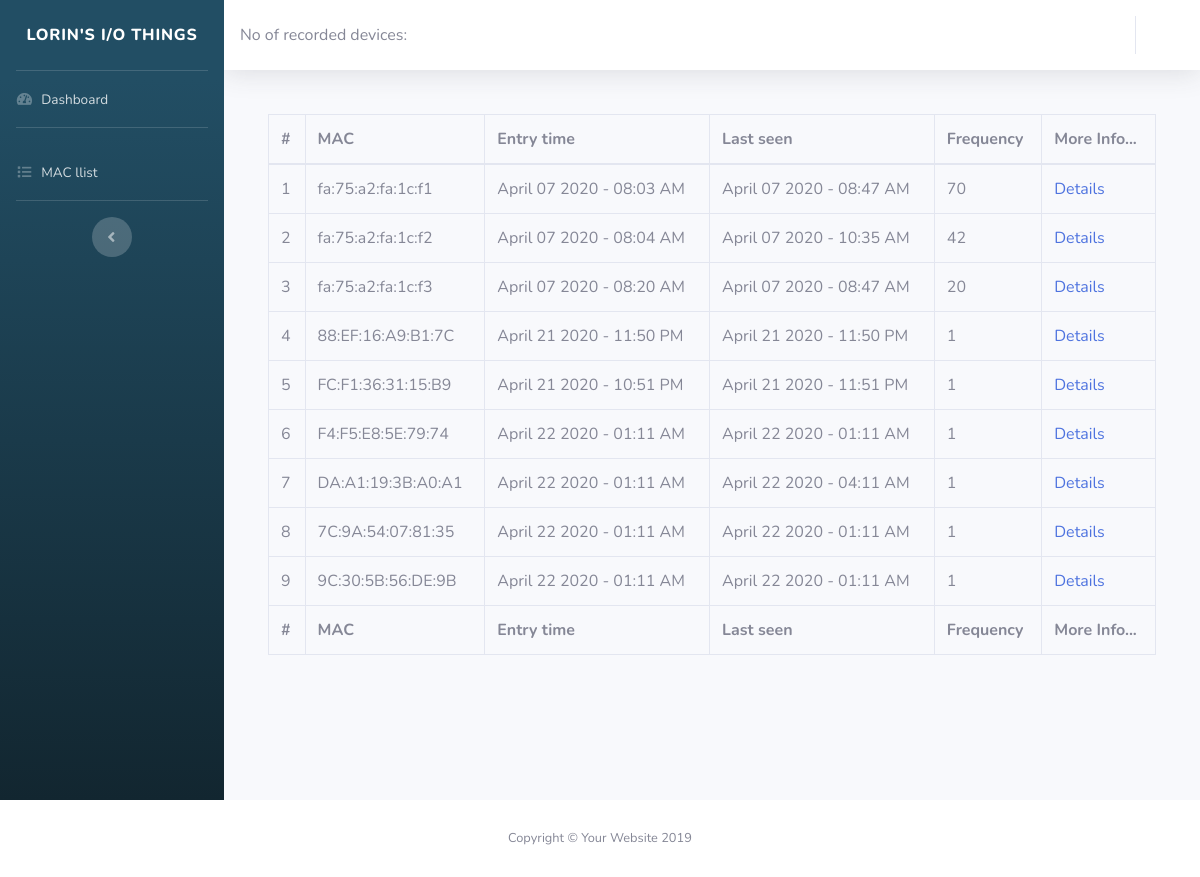
Before: /macs with the older database file.
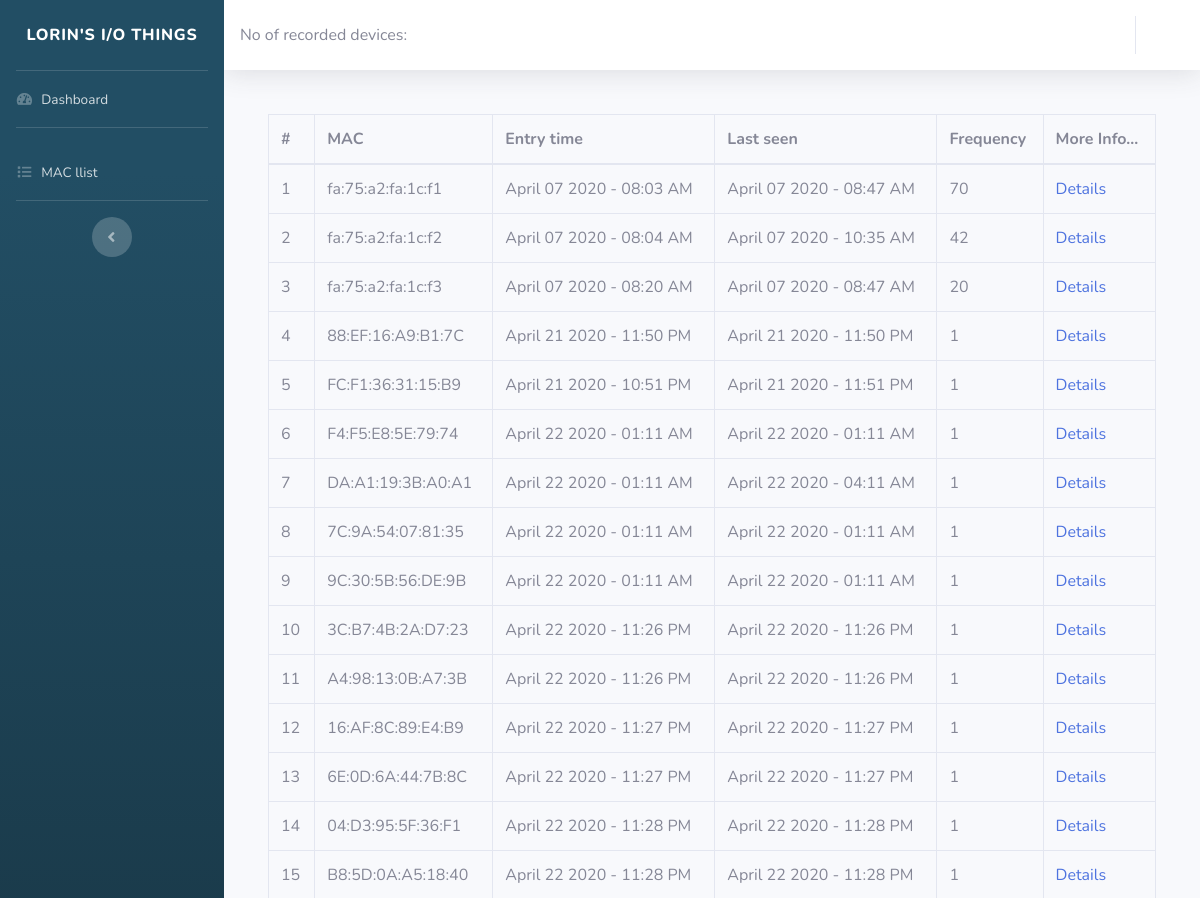
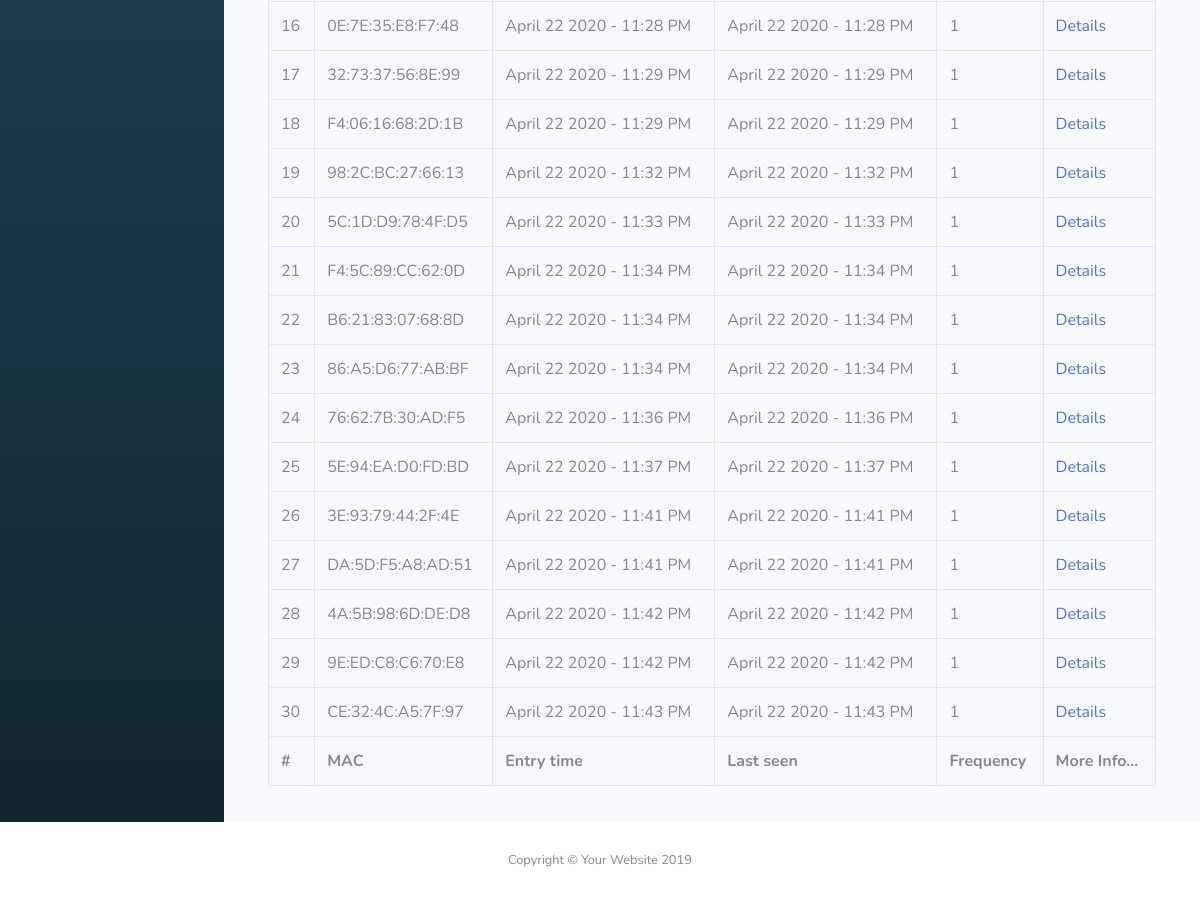
After: the same page with the newer database file (2 pictures, top to bottom).
### tables this page shows
CREATE TABLE mac_log (
            id INTEGER PRIMARY KEY AUTOINCREMENT,
            mac TEXT,
            enter_datetime DATETIME,
            last_seen DATETIME,
            hz INTEGER DEFAULT 0
        );

### app/routes.py (the view)
@app.route('/macs', methods=['GET'])
def macs():
    mac_log = db.engine.execute('SELECT * FROM mac_log')
    return render_template('macs.html', mac_log=mac_log)

### app/routes.py (called while the page is built)
@app.template_filter('formatdatetime')
def format_datetime(value, format="%Y-%m-%d %H:%M:%S.%f"):
    if value is None:
        return ""
    dt = datetime.strptime(value, format)
    return dt.strftime('%B %d %Y - %I:%M %p')

### app/templates/macs.html (shortened to what this page needs)
{% extends 'base.html' %}
{% block content %}
<div id="content">
    {% include 'partials/_topbar.html' %}
    <div class="container-fluid">
      <div class="card-body">
        <div class="table-responsive">
          <table class="table table-bordered" data-page-length='25' id="dataTable" width="100%" cellspacing="0">
            <thead>
                <tr>
                    <th>#</th>
                    <th>MAC</th>
                    <th>Entry time</th>
                    <th>Last seen</th>
                    <th>Frequency</th>
                    <th>More Info...</th>
                </tr>
            </thead>
            <tfoot>
                <tr>
                    <th>#</th>
                    <th>MAC</th>
                    <th>Entry time</th>
                    <th>Last seen</th>
                    <th>Frequency</th>
                    <th>More Info...</th>
                </tr>
            </tfoot>
            <tbody>
                {% for mac in mac_log %}
                <tr>
                  <td>{{mac.id}}</td>
                  <td>{{mac.mac}}</td>
                  <td>{{mac.enter_datetime | formatdatetime}}</td>
                  <td>{{mac.last_seen | formatdatetime}}</td>
                  <td>{{mac.hz }}</td>
                  <td>
                      <a href="{{ url_for('details', mac=mac.mac) }}">Details</a>
                    </td>
                </tr>
              {% endfor %}
            </tbody>
          </table>
        </div>
      </div>
    </div>
  </div>
    </div>
</div>
{% endblock %}

### app/templates/base.html (shortened to what this page needs)
<!DOCTYPE html>
<html lang="en">
<head><meta http-equiv="Content-Type" content="text/html; charset=utf-8">
  <link href="{{ url_for('static', filename='vendor/fontawesome-free/css/all.min.css') }}" rel="stylesheet" type="text/css">
  <link href="{{ url_for('static', filename='sb-admin-2.min.css') }}" rel="stylesheet">
  <link href="{{ url_for('static', filename='vendor/datatables/dataTables.bootstrap4.min.css') }}" rel="stylesheet">
  <link rel="stylesheet" href="{{ url_for('static', filename='Chart.css') }}" />
</head>
<body id="page-top">
  <div id="wrapper">
    {% include 'partials/_sidebar.html' %}
    <div id="content-wrapper" class="d-flex flex-column">
     {% block content %} {% endblock %}
      <footer class="sticky-footer bg-white">
        <div class="container my-auto">
          <div class="copyright text-center my-auto">
            <span>Copyright &copy; Your Website 2019</span>
          </div>
        </div>
      </footer>
</body>
</html>

### app/templates/partials/_sidebar.html
    <ul class="navbar-nav bg-gradient-primary sidebar sidebar-dark accordion" id="accordionSidebar" style='background-color: #224E64;'>
       <a class="sidebar-brand d-flex align-items-center justify-content-center" href="{{ url_for('index') }}">
         <div class="sidebar-brand-text">Lorin's I/O things</div>
       </a>
       <hr class="sidebar-divider my-0">
       <li class="nav-item">
         <a class="nav-link" href="{{ url_for('index') }}">
           <i class="fas fa-fw fa-tachometer-alt"></i>
           <span>Dashboard</span></a>
       </li>
       <hr class="sidebar-divider">
       <li class="nav-item">
         <a class="nav-link" href="{{ url_for('macs') }}">
           <i class="fas fa-fw fa-list"></i>
           <span>MAC llist</span></a>
       </li>
       <hr class="sidebar-divider d-none d-md-block">
       <div class="text-center d-none d-md-inline">
         <button class="rounded-circle border-0" id="sidebarToggle"></button>
       </div>
     </ul>

### app/templates/partials/_topbar.html (shortened to what this page needs)
<nav class="navbar navbar-expand navbar-light bg-white topbar mb-4 static-top shadow">
    No of recorded devices: {{device}}
    <ul class="navbar-nav ml-auto">
      <li class="nav-item dropdown no-arrow">
        <a class="nav-link dropdown-toggle" href="#" id="userDropdown" role="button" data-toggle="dropdown" aria-haspopup="true" aria-expanded="false">
        </a>
      </li>
    </ul>
  </nav>

### app/templates/base.html (style rules this page uses)
.bg-gradient-primary { background-color: #224E64; background-image: linear-gradient(180deg,#224E64 10%,rgb(18, 38, 48) 100%); background-size: cover; }

Changed rows visible on the page:
added mac_log: id "10", mac "3C:B7:4B:2A:D7:23", enter_datetime "April 22 2020 - 11:26 PM", last_seen "April 22 2020 - 11:26 PM", hz "1"
added mac_log: id "11", mac "A4:98:13:0B:A7:3B", enter_datetime "April 22 2020 - 11:26 PM", last_seen "April 22 2020 - 11:26 PM", hz "1"
added mac_log: id "12", mac "16:AF:8C:89:E4:B9", enter_datetime "April 22 2020 - 11:27 PM", last_seen "April 22 2020 - 11:27 PM", hz "1"
added mac_log: id "13", mac "6E:0D:6A:44:7B:8C", enter_datetime "April 22 2020 - 11:27 PM", last_seen "April 22 2020 - 11:27 PM", hz "1"
added mac_log: id "14", mac "04:D3:95:5F:36:F1", enter_datetime "April 22 2020 - 11:28 PM", last_seen "April 22 2020 - 11:28 PM", hz "1"
added mac_log: id "15", mac "B8:5D:0A:A5:18:40", enter_datetime "April 22 2020 - 11:28 PM", last_seen "April 22 2020 - 11:28 PM", hz "1"
added mac_log: id "16", mac "0E:7E:35:E8:F7:48", enter_datetime "April 22 2020 - 11:28 PM", last_seen "April 22 2020 - 11:28 PM", hz "1"
added mac_log: id "17", mac "32:73:37:56:8E:99", enter_datetime "April 22 2020 - 11:29 PM", last_seen "April 22 2020 - 11:29 PM", hz "1"
added mac_log: id "18", mac "F4:06:16:68:2D:1B", enter_datetime "April 22 2020 - 11:29 PM", last_seen "April 22 2020 - 11:29 PM", hz "1"
added mac_log: id "19", mac "98:2C:BC:27:66:13", enter_datetime "April 22 2020 - 11:32 PM", last_seen "April 22 2020 - 11:32 PM", hz "1"
added mac_log: id "20", mac "5C:1D:D9:78:4F:D5", enter_datetime "April 22 2020 - 11:33 PM", last_seen "April 22 2020 - 11:33 PM", hz "1"
added mac_log: id "21", mac "F4:5C:89:CC:62:0D", enter_datetime "April 22 2020 - 11:34 PM", last_seen "April 22 2020 - 11:34 PM", hz "1"
added mac_log: id "22", mac "B6:21:83:07:68:8D", enter_datetime "April 22 2020 - 11:34 PM", last_seen "April 22 2020 - 11:34 PM", hz "1"
added mac_log: id "23", mac "86:A5:D6:77:AB:BF", enter_datetime "April 22 2020 - 11:34 PM", last_seen "April 22 2020 - 11:34 PM", hz "1"
added mac_log: id "24", mac "76:62:7B:30:AD:F5", enter_datetime "April 22 2020 - 11:36 PM", last_seen "April 22 2020 - 11:36 PM", hz "1"
added mac_log: id "25", mac "5E:94:EA:D0:FD:BD", enter_datetime "April 22 2020 - 11:37 PM", last_seen "April 22 2020 - 11:37 PM", hz "1"
added mac_log: id "26", mac "3E:93:79:44:2F:4E", enter_datetime "April 22 2020 - 11:41 PM", last_seen "April 22 2020 - 11:41 PM", hz "1"
added mac_log: id "27", mac "DA:5D:F5:A8:AD:51", enter_datetime "April 22 2020 - 11:41 PM", last_seen "April 22 2020 - 11:41 PM", hz "1"
added mac_log: id "28", mac "4A:5B:98:6D:DE:D8", enter_datetime "April 22 2020 - 11:42 PM", last_seen "April 22 2020 - 11:42 PM", hz "1"
added mac_log: id "29", mac "9E:ED:C8:C6:70:E8", enter_datetime "April 22 2020 - 11:42 PM", last_seen "April 22 2020 - 11:42 PM", hz "1"
added mac_log: id "30", mac "CE:32:4C:A5:7F:97", enter_datetime "April 22 2020 - 11:43 PM", last_seen "April 22 2020 - 11:43 PM", hz "1"
